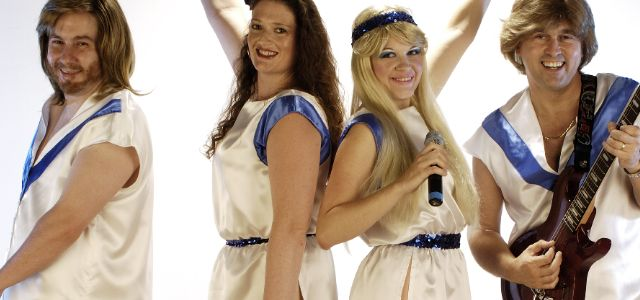
#> input picture Data_Analysis/opencv/人脸识别/abba.jpg, 640 x 300 px, given in place of law.mp4, which was not available
$ jupyter execute 'cv2操作视频.ipynb'
#> lines starting #> are read from the running program, lines starting #| are printed output that depends on the picture; after the words box and inside, x2 and y2 are one past the last pixel; in counts of white or black regions, pixels touching at a corner belong together; pictures that were not available may be replaced by others from this repository, and a replacement may not be noted
[cell 1]
import numpy as np
import cv2

[cell 2]
# 加载视频
cap = cv2.VideoCapture('./law.mp4')

# frame per second, 一秒多少帧
fps = cap.get(cv2.CAP_PROP_FPS)
print(fps)

# 电影是四维的ndarray + 声音
while(cap.isOpened()):
    success, frame = cap.read()
#> frame is the input picture: shape (300, 640, 3); mean B, G, R 144.9, 160.2, 177.9

    cv2.imshow('law', frame)
    cv2.resizeWindow('law', 1024, 576)

    if cv2.waitKey(int(1000//fps)) == ord('q'):
#> (key q is pressed here)
        break

cv2.destroyAllWindows()

[cell 3]
# 参数给0， 意味着调用摄像头
cap = cv2.VideoCapture(0)

face_detector = cv2.CascadeClassifier('./haarcascade_frontalface_alt.xml')

eye_detector = cv2.CascadeClassifier('./haarcascade_eye.xml')

success, frame = cap.read()

eye = cv2.imread('./eye.jpg')
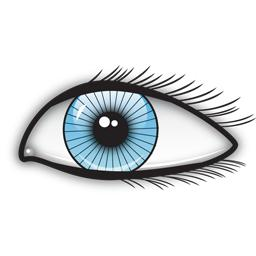
#> input picture Data_Analysis/opencv/人脸识别/eye.jpg, 256 x 256 px
#> eye is the input picture: shape (256, 256, 3); mean B, G, R 224.7, 223.1, 220

while(success):

    # 将图片转为黑白
    gray = cv2.cvtColor(frame, code=cv2.COLOR_BGR2GRAY)
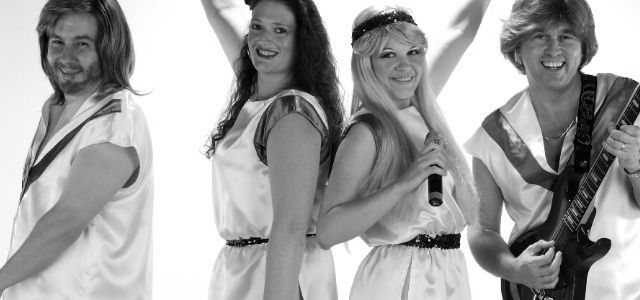
#> gray: shape (300, 640); min 0, max 255, mean 163.8

    # 选出人脸区域
    face_zones = face_detector.detectMultiScale(gray, 1.2, 3, minSize=(50, 50))
#> face_zones = [[239, 7, 62, 62], [521, 15, 65, 65], [33, 16, 75, 75], [371, 32, 62, 62]]

    for x,y,w,h in face_zones:
        cv2.circle(frame, center=(x+w//2, y + h//2), radius=w//2, color=[0, 0, 255], thickness=2)
#> this loop made 4 passes
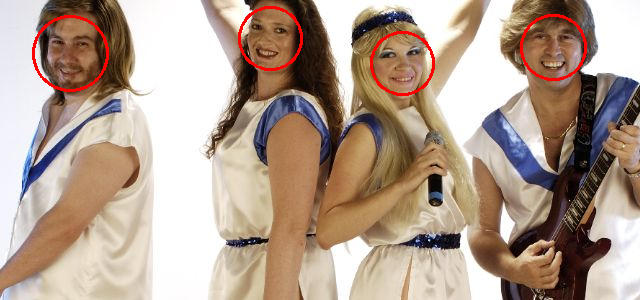
#> frame: shape (300, 640, 3); 1.3% of pixels changed, all inside (x1, y1, x2, y2) = (32, 6, 587, 96)

    eye_zones = eye_detector.detectMultiScale(frame[y:y+h, x:x+w], 1.1, 3, minSize=(15, 15))
#> eye_zones = [[30, 8, 22, 22]]

    for ex,ey,ew,eh in eye_zones:
        eye2 = cv2.resize(eye, dsize=(ew, eh))
        # 摄像头眼睛替换
        frame[y + ey:y+ey +eh,x + ex:x+ex + ew] = eye2
#> this loop made 1 pass
#> pass 1, `eye2 = cv2.resize(eye, dsize=(ew, eh))`:
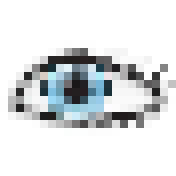
#> eye2: shape (22, 22, 3) (shown 8 times larger); mean B, G, R 224.6, 223.1, 220
#> after the loop:
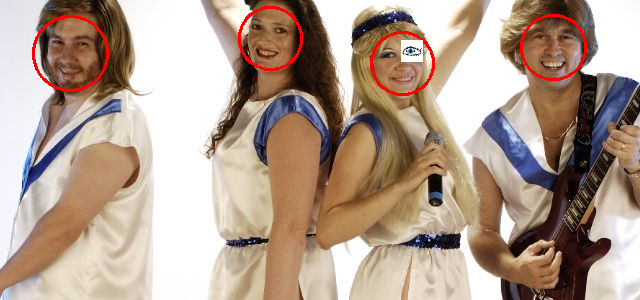
#> frame: shape (300, 640, 3); 0.25% of pixels changed, all inside (x1, y1, x2, y2) = (401, 40, 423, 62)

    cv2.imshow('capture', frame)

    if cv2.waitKey(41) == ord('q'):
#> (key q is pressed here)
        break

    success, frame = cap.read()

# 摄像头退出
cap.release()
cv2.destroyAllWindows()

[cell 4]
print(face_zones)
#| [[239   7  62  62]
#|  [521  15  65  65]
#|  [ 33  16  75  75]
#|  [371  32  62  62]]
